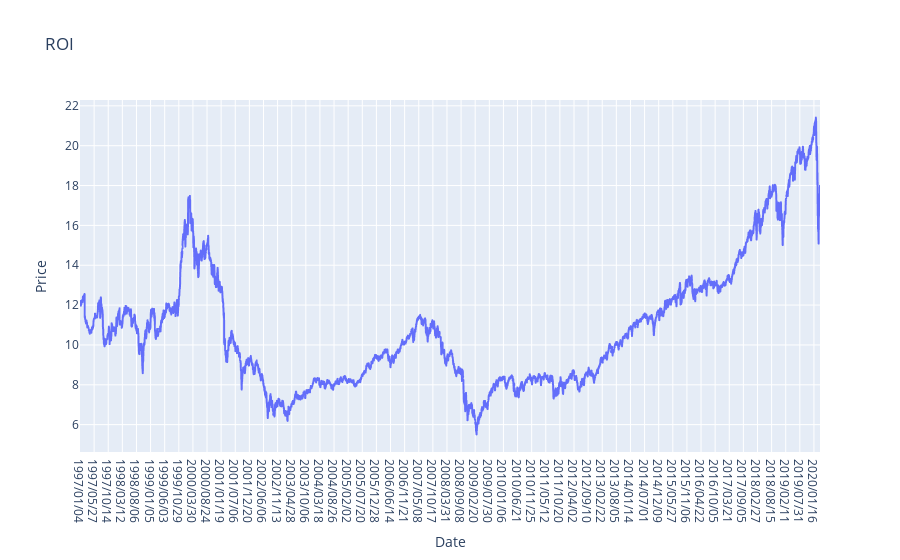

The cell this chart's notebook holds for it:
### Code cell
Data = pd.read_csv("Nomura_Global_Equity_Fund.csv")
fig = px.line(Data, x = "Date", y = "Price", title = 'ROI')
fig.show()

### Figure 1 — Plotly figure (JSON) as saved in the notebook; plotly's stock layout.template omitted (floating-point values rounded to 4 significant figures; data arrays with more than 128 entries replaced by an {"elided": "..."} marker saying what was removed)
{"data": [{"hoverlabel": {"namelength": 0}, "hovertemplate": "Date=%{x}<br>Price=%{y}", "legendgroup": "", "line": {"color": "#636efa", "dash": "solid"}, "mode": "lines", "name": "", "showlegend": false, "type": "scattergl", "x": {"elided": "5874 str values"}, "xaxis": "x", "y": {"elided": "5874 float values"}, "yaxis": "y"}], "layout": {"legend": {"tracegroupgap": 0}, "title": {"text": "ROI"}, "xaxis": {"anchor": "y", "domain": [0, 1], "title": {"text": "Date"}}, "yaxis": {"anchor": "x", "domain": [0, 1], "title": {"text": "Price"}}}}
